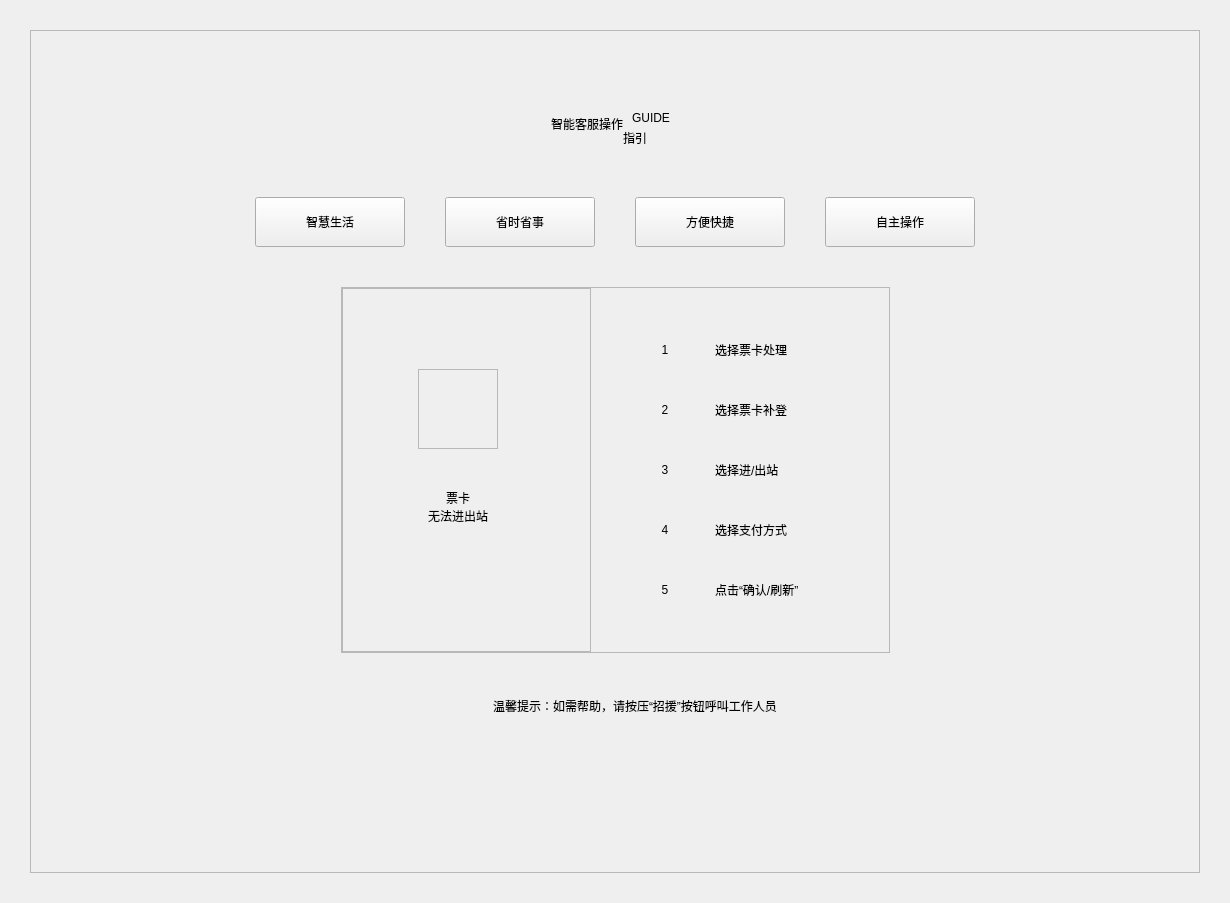
<?xml version="1.0" encoding="UTF-8"?>
<ui version="4.0">
 <class>GuideMainWidget</class>
 <widget class="QWidget" name="GuideMainWidget">
  <property name="geometry">
   <rect>
    <x>0</x>
    <y>0</y>
    <width>1230</width>
    <height>903</height>
   </rect>
  </property>
  <property name="windowTitle">
   <string>Form</string>
  </property>
  <layout class="QHBoxLayout" name="horizontalLayout">
   <property name="spacing">
    <number>0</number>
   </property>
   <property name="leftMargin">
    <number>0</number>
   </property>
   <property name="topMargin">
    <number>0</number>
   </property>
   <property name="rightMargin">
    <number>0</number>
   </property>
   <property name="bottomMargin">
    <number>0</number>
   </property>
   <item>
    <widget class="QWidget" name="guideBg" native="true">
     <layout class="QHBoxLayout" name="horizontalLayout_10">
      <property name="spacing">
       <number>0</number>
      </property>
      <property name="leftMargin">
       <number>30</number>
      </property>
      <property name="topMargin">
       <number>30</number>
      </property>
      <property name="rightMargin">
       <number>30</number>
      </property>
      <property name="bottomMargin">
       <number>30</number>
      </property>
      <item>
       <widget class="QFrame" name="guideFrame">
        <property name="frameShape">
         <enum>QFrame::StyledPanel</enum>
        </property>
        <property name="frameShadow">
         <enum>QFrame::Raised</enum>
        </property>
        <layout class="QVBoxLayout" name="verticalLayout_7">
         <property name="spacing">
          <number>0</number>
         </property>
         <property name="leftMargin">
          <number>0</number>
         </property>
         <property name="topMargin">
          <number>60</number>
         </property>
         <property name="rightMargin">
          <number>0</number>
         </property>
         <property name="bottomMargin">
          <number>20</number>
         </property>
         <item>
          <layout class="QHBoxLayout" name="horizontalLayout_7">
           <item>
            <spacer name="horizontalSpacer_7">
             <property name="orientation">
              <enum>Qt::Horizontal</enum>
             </property>
             <property name="sizeHint" stdset="0">
              <size>
               <width>40</width>
               <height>20</height>
              </size>
             </property>
            </spacer>
           </item>
           <item>
            <layout class="QGridLayout" name="gridLayout">
             <property name="spacing">
              <number>0</number>
             </property>
             <item row="3" column="1">
              <widget class="QLabel" name="guideCh">
               <property name="text">
                <string>指引</string>
               </property>
              </widget>
             </item>
             <item row="1" column="1">
              <spacer name="verticalSpacer_14">
               <property name="orientation">
                <enum>Qt::Vertical</enum>
               </property>
               <property name="sizeType">
                <enum>QSizePolicy::Fixed</enum>
               </property>
               <property name="sizeHint" stdset="0">
                <size>
                 <width>20</width>
                 <height>15</height>
                </size>
               </property>
              </spacer>
             </item>
             <item row="2" column="1">
              <widget class="QLabel" name="guideEn">
               <property name="minimumSize">
                <size>
                 <width>56</width>
                 <height>23</height>
                </size>
               </property>
               <property name="maximumSize">
                <size>
                 <width>56</width>
                 <height>23</height>
                </size>
               </property>
               <property name="text">
                <string>GUIDE</string>
               </property>
               <property name="alignment">
                <set>Qt::AlignCenter</set>
               </property>
              </widget>
             </item>
             <item row="4" column="1">
              <spacer name="verticalSpacer_15">
               <property name="orientation">
                <enum>Qt::Vertical</enum>
               </property>
               <property name="sizeType">
                <enum>QSizePolicy::Fixed</enum>
               </property>
               <property name="sizeHint" stdset="0">
                <size>
                 <width>20</width>
                 <height>10</height>
                </size>
               </property>
              </spacer>
             </item>
             <item row="1" column="0" rowspan="4">
              <widget class="QLabel" name="nameLabel">
               <property name="text">
                <string>智能客服操作</string>
               </property>
               <property name="alignment">
                <set>Qt::AlignRight|Qt::AlignTrailing|Qt::AlignVCenter</set>
               </property>
              </widget>
             </item>
            </layout>
           </item>
           <item>
            <spacer name="horizontalSpacer_6">
             <property name="orientation">
              <enum>Qt::Horizontal</enum>
             </property>
             <property name="sizeHint" stdset="0">
              <size>
               <width>40</width>
               <height>20</height>
              </size>
             </property>
            </spacer>
           </item>
          </layout>
         </item>
         <item>
          <spacer name="verticalSpacer_8">
           <property name="orientation">
            <enum>Qt::Vertical</enum>
           </property>
           <property name="sizeType">
            <enum>QSizePolicy::Fixed</enum>
           </property>
           <property name="sizeHint" stdset="0">
            <size>
             <width>20</width>
             <height>40</height>
            </size>
           </property>
          </spacer>
         </item>
         <item>
          <layout class="QHBoxLayout" name="horizontalLayout_8">
           <item>
            <spacer name="horizontalSpacer_4">
             <property name="orientation">
              <enum>Qt::Horizontal</enum>
             </property>
             <property name="sizeHint" stdset="0">
              <size>
               <width>40</width>
               <height>20</height>
              </size>
             </property>
            </spacer>
           </item>
           <item>
            <layout class="QHBoxLayout" name="horizontalLayout_2">
             <property name="spacing">
              <number>40</number>
             </property>
             <item>
              <widget class="QPushButton" name="guide1">
               <property name="minimumSize">
                <size>
                 <width>150</width>
                 <height>50</height>
                </size>
               </property>
               <property name="maximumSize">
                <size>
                 <width>150</width>
                 <height>50</height>
                </size>
               </property>
               <property name="text">
                <string>智慧生活</string>
               </property>
              </widget>
             </item>
             <item>
              <widget class="QPushButton" name="guide2">
               <property name="minimumSize">
                <size>
                 <width>150</width>
                 <height>50</height>
                </size>
               </property>
               <property name="maximumSize">
                <size>
                 <width>150</width>
                 <height>50</height>
                </size>
               </property>
               <property name="text">
                <string>省时省事</string>
               </property>
              </widget>
             </item>
             <item>
              <widget class="QPushButton" name="guide3">
               <property name="minimumSize">
                <size>
                 <width>150</width>
                 <height>50</height>
                </size>
               </property>
               <property name="maximumSize">
                <size>
                 <width>150</width>
                 <height>50</height>
                </size>
               </property>
               <property name="text">
                <string>方便快捷</string>
               </property>
              </widget>
             </item>
             <item>
              <widget class="QPushButton" name="guide4">
               <property name="minimumSize">
                <size>
                 <width>150</width>
                 <height>50</height>
                </size>
               </property>
               <property name="maximumSize">
                <size>
                 <width>150</width>
                 <height>50</height>
                </size>
               </property>
               <property name="text">
                <string>自主操作</string>
               </property>
              </widget>
             </item>
            </layout>
           </item>
           <item>
            <spacer name="horizontalSpacer_5">
             <property name="orientation">
              <enum>Qt::Horizontal</enum>
             </property>
             <property name="sizeHint" stdset="0">
              <size>
               <width>40</width>
               <height>20</height>
              </size>
             </property>
            </spacer>
           </item>
          </layout>
         </item>
         <item>
          <spacer name="verticalSpacer_5">
           <property name="orientation">
            <enum>Qt::Vertical</enum>
           </property>
           <property name="sizeType">
            <enum>QSizePolicy::Fixed</enum>
           </property>
           <property name="sizeHint" stdset="0">
            <size>
             <width>20</width>
             <height>40</height>
            </size>
           </property>
          </spacer>
         </item>
         <item>
          <layout class="QHBoxLayout" name="horizontalLayout_6">
           <property name="spacing">
            <number>0</number>
           </property>
           <item>
            <spacer name="horizontalSpacer">
             <property name="orientation">
              <enum>Qt::Horizontal</enum>
             </property>
             <property name="sizeHint" stdset="0">
              <size>
               <width>40</width>
               <height>20</height>
              </size>
             </property>
            </spacer>
           </item>
           <item>
            <widget class="QFrame" name="frame1">
             <property name="minimumSize">
              <size>
               <width>0</width>
               <height>366</height>
              </size>
             </property>
             <property name="frameShape">
              <enum>QFrame::StyledPanel</enum>
             </property>
             <property name="frameShadow">
              <enum>QFrame::Raised</enum>
             </property>
             <layout class="QHBoxLayout" name="horizontalLayout_4">
              <property name="spacing">
               <number>56</number>
              </property>
              <property name="leftMargin">
               <number>0</number>
              </property>
              <property name="topMargin">
               <number>0</number>
              </property>
              <property name="rightMargin">
               <number>90</number>
              </property>
              <property name="bottomMargin">
               <number>0</number>
              </property>
              <item>
               <widget class="QFrame" name="bgFrame1">
                <property name="frameShape">
                 <enum>QFrame::StyledPanel</enum>
                </property>
                <property name="frameShadow">
                 <enum>QFrame::Raised</enum>
                </property>
                <layout class="QVBoxLayout" name="verticalLayout_2">
                 <property name="spacing">
                  <number>0</number>
                 </property>
                 <property name="leftMargin">
                  <number>35</number>
                 </property>
                 <property name="topMargin">
                  <number>80</number>
                 </property>
                 <property name="rightMargin">
                  <number>52</number>
                 </property>
                 <item>
                  <layout class="QHBoxLayout" name="horizontalLayout_11">
                   <item>
                    <spacer name="horizontalSpacer_10">
                     <property name="orientation">
                      <enum>Qt::Horizontal</enum>
                     </property>
                     <property name="sizeHint" stdset="0">
                      <size>
                       <width>40</width>
                       <height>20</height>
                      </size>
                     </property>
                    </spacer>
                   </item>
                   <item>
                    <widget class="QFrame" name="iconFrame1">
                     <property name="minimumSize">
                      <size>
                       <width>80</width>
                       <height>80</height>
                      </size>
                     </property>
                     <property name="maximumSize">
                      <size>
                       <width>80</width>
                       <height>80</height>
                      </size>
                     </property>
                     <property name="frameShape">
                      <enum>QFrame::StyledPanel</enum>
                     </property>
                     <property name="frameShadow">
                      <enum>QFrame::Raised</enum>
                     </property>
                    </widget>
                   </item>
                   <item>
                    <spacer name="horizontalSpacer_11">
                     <property name="orientation">
                      <enum>Qt::Horizontal</enum>
                     </property>
                     <property name="sizeHint" stdset="0">
                      <size>
                       <width>40</width>
                       <height>20</height>
                      </size>
                     </property>
                    </spacer>
                   </item>
                  </layout>
                 </item>
                 <item>
                  <spacer name="verticalSpacer_9">
                   <property name="orientation">
                    <enum>Qt::Vertical</enum>
                   </property>
                   <property name="sizeType">
                    <enum>QSizePolicy::Fixed</enum>
                   </property>
                   <property name="sizeHint" stdset="0">
                    <size>
                     <width>20</width>
                     <height>40</height>
                    </size>
                   </property>
                  </spacer>
                 </item>
                 <item>
                  <layout class="QVBoxLayout" name="verticalLayout">
                   <item>
                    <widget class="QLabel" name="guideType1">
                     <property name="text">
                      <string>票卡</string>
                     </property>
                     <property name="alignment">
                      <set>Qt::AlignCenter</set>
                     </property>
                    </widget>
                   </item>
                   <item>
                    <widget class="QLabel" name="guideTypeDes1">
                     <property name="text">
                      <string>无法进出站</string>
                     </property>
                     <property name="alignment">
                      <set>Qt::AlignCenter</set>
                     </property>
                    </widget>
                   </item>
                  </layout>
                 </item>
                 <item>
                  <spacer name="verticalSpacer_10">
                   <property name="orientation">
                    <enum>Qt::Vertical</enum>
                   </property>
                   <property name="sizeHint" stdset="0">
                    <size>
                     <width>20</width>
                     <height>40</height>
                    </size>
                   </property>
                  </spacer>
                 </item>
                </layout>
               </widget>
              </item>
              <item>
               <layout class="QVBoxLayout" name="verticalLayout_3">
                <item>
                 <spacer name="verticalSpacer">
                  <property name="orientation">
                   <enum>Qt::Vertical</enum>
                  </property>
                  <property name="sizeHint" stdset="0">
                   <size>
                    <width>20</width>
                    <height>18</height>
                   </size>
                  </property>
                 </spacer>
                </item>
                <item>
                 <layout class="QGridLayout" name="gridLayout_2">
                  <property name="horizontalSpacing">
                   <number>32</number>
                  </property>
                  <property name="verticalSpacing">
                   <number>24</number>
                  </property>
                  <item row="0" column="0">
                   <widget class="QLabel" name="numlabel1">
                    <property name="minimumSize">
                     <size>
                      <width>36</width>
                      <height>36</height>
                     </size>
                    </property>
                    <property name="maximumSize">
                     <size>
                      <width>36</width>
                      <height>36</height>
                     </size>
                    </property>
                    <property name="text">
                     <string>1</string>
                    </property>
                    <property name="alignment">
                     <set>Qt::AlignCenter</set>
                    </property>
                   </widget>
                  </item>
                  <item row="0" column="1">
                   <widget class="QLabel" name="gText1">
                    <property name="text">
                     <string>选择票卡处理</string>
                    </property>
                   </widget>
                  </item>
                  <item row="1" column="0">
                   <widget class="QLabel" name="numlabel2">
                    <property name="minimumSize">
                     <size>
                      <width>36</width>
                      <height>36</height>
                     </size>
                    </property>
                    <property name="maximumSize">
                     <size>
                      <width>36</width>
                      <height>36</height>
                     </size>
                    </property>
                    <property name="text">
                     <string>2</string>
                    </property>
                    <property name="alignment">
                     <set>Qt::AlignCenter</set>
                    </property>
                   </widget>
                  </item>
                  <item row="1" column="1">
                   <widget class="QLabel" name="gText2">
                    <property name="text">
                     <string>选择票卡补登</string>
                    </property>
                   </widget>
                  </item>
                  <item row="2" column="0">
                   <widget class="QLabel" name="numlabel3">
                    <property name="minimumSize">
                     <size>
                      <width>36</width>
                      <height>36</height>
                     </size>
                    </property>
                    <property name="maximumSize">
                     <size>
                      <width>36</width>
                      <height>36</height>
                     </size>
                    </property>
                    <property name="text">
                     <string>3</string>
                    </property>
                    <property name="alignment">
                     <set>Qt::AlignCenter</set>
                    </property>
                   </widget>
                  </item>
                  <item row="2" column="1">
                   <widget class="QLabel" name="gText3">
                    <property name="text">
                     <string>选择进/出站</string>
                    </property>
                   </widget>
                  </item>
                  <item row="3" column="0">
                   <widget class="QLabel" name="numlabel4">
                    <property name="minimumSize">
                     <size>
                      <width>36</width>
                      <height>36</height>
                     </size>
                    </property>
                    <property name="maximumSize">
                     <size>
                      <width>36</width>
                      <height>36</height>
                     </size>
                    </property>
                    <property name="text">
                     <string>4</string>
                    </property>
                    <property name="alignment">
                     <set>Qt::AlignCenter</set>
                    </property>
                   </widget>
                  </item>
                  <item row="3" column="1">
                   <widget class="QLabel" name="gText4">
                    <property name="text">
                     <string>选择支付方式</string>
                    </property>
                   </widget>
                  </item>
                  <item row="4" column="0">
                   <widget class="QLabel" name="numlabel5">
                    <property name="minimumSize">
                     <size>
                      <width>36</width>
                      <height>36</height>
                     </size>
                    </property>
                    <property name="maximumSize">
                     <size>
                      <width>36</width>
                      <height>36</height>
                     </size>
                    </property>
                    <property name="text">
                     <string>5</string>
                    </property>
                    <property name="alignment">
                     <set>Qt::AlignCenter</set>
                    </property>
                   </widget>
                  </item>
                  <item row="4" column="1">
                   <widget class="QLabel" name="gText5">
                    <property name="text">
                     <string>点击“确认/刷新”</string>
                    </property>
                   </widget>
                  </item>
                 </layout>
                </item>
                <item>
                 <spacer name="verticalSpacer_2">
                  <property name="orientation">
                   <enum>Qt::Vertical</enum>
                  </property>
                  <property name="sizeHint" stdset="0">
                   <size>
                    <width>20</width>
                    <height>18</height>
                   </size>
                  </property>
                 </spacer>
                </item>
               </layout>
              </item>
             </layout>
            </widget>
           </item>
           <item>
            <spacer name="horizontalSpacer_2">
             <property name="orientation">
              <enum>Qt::Horizontal</enum>
             </property>
             <property name="sizeHint" stdset="0">
              <size>
               <width>40</width>
               <height>20</height>
              </size>
             </property>
            </spacer>
           </item>
          </layout>
         </item>
         <item>
          <spacer name="verticalSpacer_13">
           <property name="orientation">
            <enum>Qt::Vertical</enum>
           </property>
           <property name="sizeType">
            <enum>QSizePolicy::Fixed</enum>
           </property>
           <property name="sizeHint" stdset="0">
            <size>
             <width>20</width>
             <height>40</height>
            </size>
           </property>
          </spacer>
         </item>
         <item>
          <layout class="QHBoxLayout" name="horizontalLayout_9">
           <item>
            <spacer name="horizontalSpacer_8">
             <property name="orientation">
              <enum>Qt::Horizontal</enum>
             </property>
             <property name="sizeHint" stdset="0">
              <size>
               <width>40</width>
               <height>20</height>
              </size>
             </property>
            </spacer>
           </item>
           <item>
            <layout class="QHBoxLayout" name="horizontalLayout_3">
             <property name="spacing">
              <number>14</number>
             </property>
             <item>
              <widget class="QLabel" name="tipLabel">
               <property name="minimumSize">
                <size>
                 <width>25</width>
                 <height>25</height>
                </size>
               </property>
               <property name="maximumSize">
                <size>
                 <width>25</width>
                 <height>25</height>
                </size>
               </property>
               <property name="text">
                <string/>
               </property>
              </widget>
             </item>
             <item>
              <widget class="QLabel" name="label_7">
               <property name="text">
                <string>温馨提示：如需帮助，请按压“招援”按钮呼叫工作人员</string>
               </property>
              </widget>
             </item>
            </layout>
           </item>
           <item>
            <spacer name="horizontalSpacer_9">
             <property name="orientation">
              <enum>Qt::Horizontal</enum>
             </property>
             <property name="sizeHint" stdset="0">
              <size>
               <width>40</width>
               <height>20</height>
              </size>
             </property>
            </spacer>
           </item>
          </layout>
         </item>
         <item>
          <spacer name="verticalSpacer_7">
           <property name="orientation">
            <enum>Qt::Vertical</enum>
           </property>
           <property name="sizeHint" stdset="0">
            <size>
             <width>20</width>
             <height>6</height>
            </size>
           </property>
          </spacer>
         </item>
        </layout>
       </widget>
      </item>
     </layout>
    </widget>
   </item>
  </layout>
 </widget>
 <resources/>
 <connections/>
</ui>
